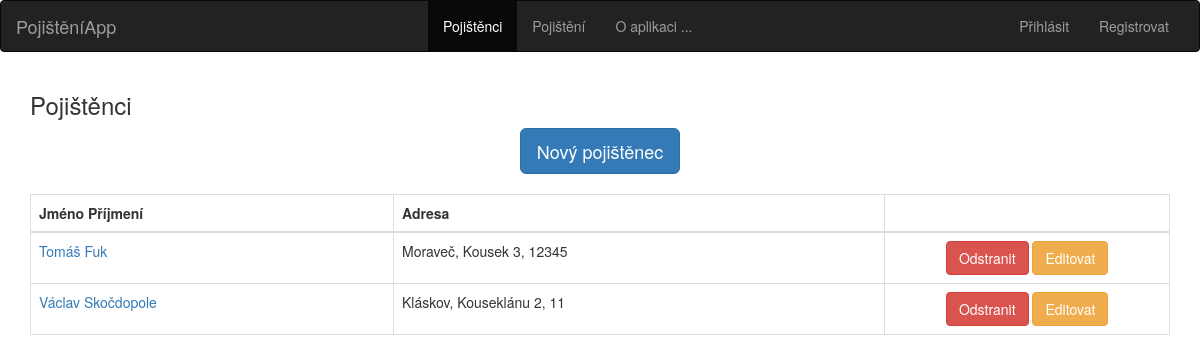
The page /pojistenci on the database as committed earlier.
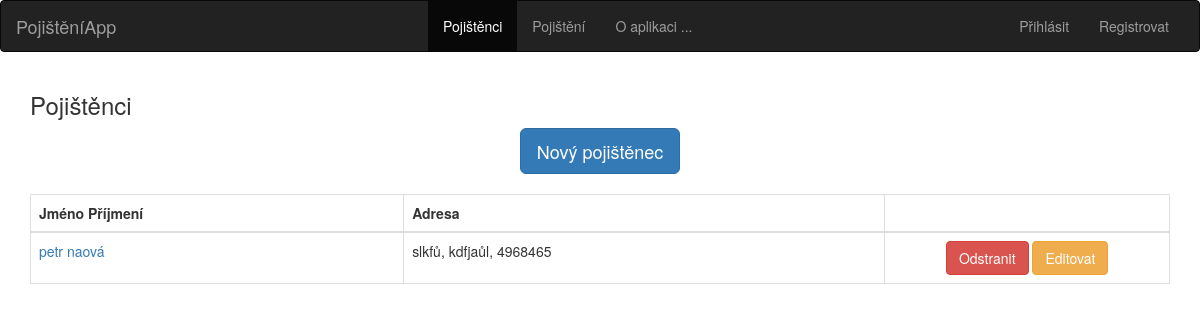
The same page on the database as committed later.
### tables this page shows
CREATE TABLE pojistenci (
    id integer primary key autoincrement,
    jmeno integer not null,
    prijmeni  integer not null,
    adresa  integer not null,
    mesto  integer not null,
    psc  integer not null,
    telefon  integer not null,
    email  integer not null
);

### app.py (the view)
@app.route('/pojistenci', methods=['POST', 'GET'])
def pojistenci():
    db = get_db()
    cur = db.execute('SELECT id, jmeno, prijmeni, mesto, adresa, psc FROM pojistenci')
    results = cur.fetchall()
    return render_template('pojistenci.html', page_title = 'Pojištěnci', pojistenci = results)

### app.py (called while the page is built)
def connect_db():
    sql = sqlite3.connect('/home/honza/web_development/IT_Network_Full_App/pojisteni.db')
    sql.row_factory = sqlite3.Row
    return sql

def get_db():
    if not hasattr(g, 'sqlite_db'):
        g.sqlite_db = connect_db()
    return g.sqlite_db

### templates/pojistenci.html
{% extends 'base.html' %}
{% block body %}
<div class="container">
            <h3 class="">Pojištěnci</h3>
<div class="article_wrapper">
    <p><a href="{{ url_for('pojistenci_novy') }}" class="btn btn-lg btn-primary" role="button">Nový pojištěnec</a></p>
</div>
<div class="top-buffer">
<table class="table table-bordered">
  <thead>
    <tr>
      <th scope="col">Jméno Příjmení</th>
      <th scope="col">Adresa</th>
      <th scope="col"></th>
    </tr>
  </thead>
  <tbody>
  {% for pojistenec in pojistenci %}
    <tr>
      <td><a href="{{ url_for('pojistenci_detail', id= pojistenec.id) }}" name="id">{{ pojistenec.jmeno }} {{ pojistenec.prijmeni }}</a></td>
      <td>{{ pojistenec.mesto }}, {{ pojistenec.adresa }}, {{ pojistenec.psc }}</td>
      <td class="article_wrapper col-md-3">
          <form method="post" action="{{ url_for('get_member', id=pojistenec.id) }}">
          <button name="submit" class="btn btn-danger" value='delete' role="button">Odstranit</button>
          <button name="submit" class="btn btn-warning" value='edit' role="button">Editovat</button>
            </form>
      </td>
    </tr>
{% endfor %}
  </tbody>
</table>
</div>
</div>
{% endblock %}

### templates/base.html (shortened to what this page needs)
<!DOCTYPE html>
<html lang="cz">
  <head>
    <link rel="stylesheet" href="https://maxcdn.bootstrapcdn.com/bootstrap/3.3.7/css/bootstrap.min.css">
      <link rel="stylesheet" type="text/css" href="https://cdnjs.cloudflare.com/ajax/libs/bootstrap-datetimepicker/4.17.43/css/bootstrap-datetimepicker.min.css">
      <link rel="stylesheet" type="text/css" href="https://cdnjs.cloudflare.com/ajax/libs/bootstrap-datetimepicker/4.17.43/css/bootstrap-datetimepicker-standalone.css">
    <link href="{{ url_for('static', filename= 'bootstrap.min.css' )}}" rel="stylesheet">
    <link href="{{ url_for('static', filename = 'theme.css' )}}" rel="stylesheet">
  </head>
  <body>
  <nav class="navbar navbar-inverse">
  <div class="container-fluid">
    <div class="navbar-header">
      <a class="navbar-brand" href="{{ url_for('index') }}">PojištěníApp</a>
    </div>
    <div class="collapse navbar-collapse" id="bs-example-navbar-collapse-1">
      <ul class="nav navbar-nav">
        <li class="active"><a href="{{ url_for('pojistenci') }}">Pojištěnci <span class="sr-only">(current)</span></a></li>
        <li><a href="{{ url_for('pojisteni') }}">Pojištění</a></li>
        <li><a href="{{ url_for('oaplikaci') }}">O aplikaci ...</a></li>
      </ul>
      <ul class="nav navbar-nav navbar-right">
        <li><a href="#">Přihlásit</a></li>
        <li><a href="#">Registrovat</a></li>
      </ul>
    </div>
  </div>
</nav>
{% block body %}{% endblock %}
  </body>
</html>

### static/theme.css (style rules this page uses)
html, body { height: 100%; }
.container, .row { height: 100%; min-height: 100%; }
.top-buffer { margin-top:20px; }
.article_wrapper { text-align: center; background-color:none; }
.navbar .navbar-nav { display: block; float: none; vertical-align: top; }
.navbar .navbar-collapse { text-align: center; }
@media (min-width: 768px) { .navbar .navbar-nav { display: inline-block; float: none; vertical-align: top; } }
@media (min-width: 768px) { .navbar .navbar-collapse { text-align: center; } }

Rows that differ between the two databases and show on the page:
removed pojistenci: jmeno "Tomáš", prijmeni "Fuk", mesto "Moraveč", adresa "Kousek 3", psc "12345"
removed pojistenci: jmeno "Václav", prijmeni "Skočdopole", mesto "Kláskov", adresa "Kouseklánu 2", psc "11"
added pojistenci: jmeno "petr", prijmeni "naová", mesto "slkfů", adresa "kdfjaůl", psc "4968465"
